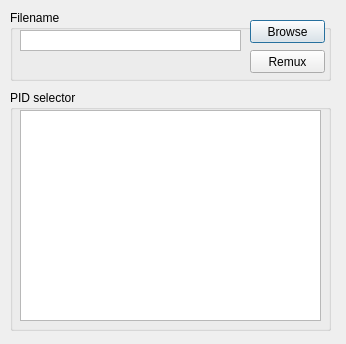
<?xml version="1.0" encoding="UTF-8"?>
<ui version="4.0">
 <class>Dialog</class>
 <widget class="QDialog" name="Dialog">
  <property name="geometry">
   <rect>
    <x>0</x>
    <y>0</y>
    <width>346</width>
    <height>344</height>
   </rect>
  </property>
  <property name="windowTitle">
   <string>Dialog</string>
  </property>
  <widget class="QGroupBox" name="groupBox">
   <property name="geometry">
    <rect>
     <x>10</x>
     <y>10</y>
     <width>321</width>
     <height>71</height>
    </rect>
   </property>
   <property name="title">
    <string>Filename</string>
   </property>
   <widget class="QTextBrowser" name="text_browse">
    <property name="geometry">
     <rect>
      <x>10</x>
      <y>20</y>
      <width>221</width>
      <height>21</height>
     </rect>
    </property>
    <property name="verticalScrollBarPolicy">
     <enum>Qt::ScrollBarAlwaysOff</enum>
    </property>
    <property name="html">
     <string>&lt;!DOCTYPE HTML PUBLIC &quot;-//W3C//DTD HTML 4.0//EN&quot; &quot;http://www.w3.org/TR/REC-html40/strict.dtd&quot;&gt;
&lt;html&gt;&lt;head&gt;&lt;meta name=&quot;qrichtext&quot; content=&quot;1&quot; /&gt;&lt;style type=&quot;text/css&quot;&gt;
p, li { white-space: pre-wrap; }
&lt;/style&gt;&lt;/head&gt;&lt;body style=&quot; font-family:'MS Shell Dlg 2'; font-size:8.25pt; font-weight:400; font-style:normal;&quot;&gt;
&lt;p style=&quot;-qt-paragraph-type:empty; margin-top:0px; margin-bottom:0px; margin-left:0px; margin-right:0px; -qt-block-indent:0; text-indent:0px;&quot;&gt;&lt;br /&gt;&lt;/p&gt;&lt;/body&gt;&lt;/html&gt;</string>
    </property>
   </widget>
   <widget class="QPushButton" name="button_browse">
    <property name="geometry">
     <rect>
      <x>240</x>
      <y>10</y>
      <width>75</width>
      <height>23</height>
     </rect>
    </property>
    <property name="text">
     <string>Browse</string>
    </property>
   </widget>
   <widget class="QPushButton" name="button_remux">
    <property name="geometry">
     <rect>
      <x>240</x>
      <y>40</y>
      <width>75</width>
      <height>23</height>
     </rect>
    </property>
    <property name="text">
     <string>Remux</string>
    </property>
   </widget>
  </widget>
  <widget class="QGroupBox" name="groupBox_2">
   <property name="geometry">
    <rect>
     <x>10</x>
     <y>90</y>
     <width>321</width>
     <height>241</height>
    </rect>
   </property>
   <property name="title">
    <string>PID selector</string>
   </property>
   <widget class="QListWidget" name="list_PID">
    <property name="geometry">
     <rect>
      <x>10</x>
      <y>20</y>
      <width>301</width>
      <height>211</height>
     </rect>
    </property>
    <property name="frameShape">
     <enum>QFrame::StyledPanel</enum>
    </property>
    <property name="frameShadow">
     <enum>QFrame::Sunken</enum>
    </property>
    <property name="editTriggers">
     <set>QAbstractItemView::NoEditTriggers</set>
    </property>
    <property name="showDropIndicator" stdset="0">
     <bool>false</bool>
    </property>
    <property name="alternatingRowColors">
     <bool>true</bool>
    </property>
    <property name="selectionMode">
     <enum>QAbstractItemView::MultiSelection</enum>
    </property>
    <property name="selectionBehavior">
     <enum>QAbstractItemView::SelectRows</enum>
    </property>
    <property name="textElideMode">
     <enum>Qt::ElideRight</enum>
    </property>
    <property name="verticalScrollMode">
     <enum>QAbstractItemView::ScrollPerItem</enum>
    </property>
    <property name="movement">
     <enum>QListView::Static</enum>
    </property>
    <property name="flow">
     <enum>QListView::TopToBottom</enum>
    </property>
    <property name="isWrapping" stdset="0">
     <bool>false</bool>
    </property>
    <property name="resizeMode">
     <enum>QListView::Fixed</enum>
    </property>
    <property name="layoutMode">
     <enum>QListView::SinglePass</enum>
    </property>
    <property name="spacing">
     <number>0</number>
    </property>
    <property name="viewMode">
     <enum>QListView::ListMode</enum>
    </property>
    <property name="modelColumn">
     <number>0</number>
    </property>
    <property name="uniformItemSizes">
     <bool>false</bool>
    </property>
    <property name="batchSize">
     <number>100</number>
    </property>
    <property name="wordWrap">
     <bool>false</bool>
    </property>
   </widget>
  </widget>
 </widget>
 <resources/>
 <connections/>
</ui>
